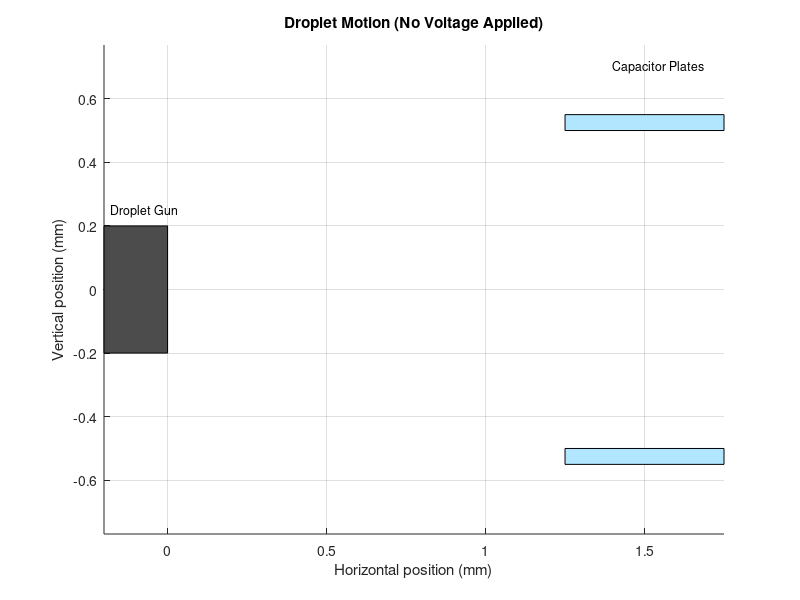

Reproduce this figure in MATLAB. (Note: this script raises an error after producing the figure.)
clc; clear; close all;

% --- Given parameters (SI) ---
Vx = 20;          % horizontal velocity (m/s)
Vy = 0;           % vertical velocity (m/s)
D = 3e-3;         % distance to paper (m)
Lcap = 0.5e-3;    % capacitor length (m)
gap = 1e-3;       % gap between plates (m)
x_cap_start = 1.25e-3; % capacitor starts 1.25 mm from droplet gun
x_cap_end = x_cap_start + Lcap;

% --- Simulation parameters ---
dt = 1e-6;        % time step (s) - smaller for smoother animation
t_end = D / Vx;   % total flight time (s)
t = 0:dt:t_end;

% --- Convert to mm for plotting ---
conv = 1e3;
x_cap_start_mm = x_cap_start * conv;
x_cap_end_mm = x_cap_end * conv;
D_mm = D * conv;
gap_mm = gap * conv;

% --- Figure setup ---
figure('Color','w');
hold on; grid on; axis equal;
xlabel('Horizontal position (mm)');
ylabel('Vertical position (mm)');
title('Droplet Motion (No Voltage Applied)');
set(gca,'XTick',0:0.5:3);

% --- Draw droplet gun (nozzle) in mm ---
gun_x = [-0.2 0 0 -0.2]; % mm
gun_y = [-0.2 -0.2 0.2 0.2]; % mm
fill(gun_x, gun_y, [0.3 0.3 0.3], 'EdgeColor','k');
text(-0.18, 0.25, 'Droplet Gun', 'FontSize', 9);
%{
% --- Draw capacitor plates (mm) ---
plate_thickness = 0.2; % mm
fill([x_cap_start_mm x_cap_end_mm x_cap_end_mm x_cap_start_mm], ...
     [ gap_mm/2 gap_mm/2 gap_mm/2 + plate_thickness gap_mm/2 + plate_thickness], ...
     [0.7 0.9 1], 'EdgeColor', 'k');
fill([x_cap_start_mm x_cap_end_mm x_cap_end_mm x_cap_start_mm], ...
     [ -gap_mm/2 -gap_mm/2 -gap_mm/2 - plate_thickness -gap_mm/2 - plate_thickness], ...
     [0.7 0.9 1], 'EdgeColor', 'k');
text((x_cap_start_mm + x_cap_end_mm)/2 - 0.1, gap_mm/2 + 0.6, 'Capacitor Plates', 'FontSize', 9);
%}

plate_top_y =  gap/2 * 1e3; % in mm
plate_bot_y = -gap/2 * 1e3;

fill([x_cap_start x_cap_end x_cap_end x_cap_start]*1e3, ...
     [plate_top_y plate_top_y plate_top_y+0.05 plate_top_y+0.05], ...
     [0.7 0.9 1], 'EdgeColor', 'k'); % top plate
fill([x_cap_start x_cap_end x_cap_end x_cap_start]*1e3, ...
     [plate_bot_y plate_bot_y plate_bot_y-0.05 plate_bot_y-0.05], ...
     [0.7 0.9 1], 'EdgeColor', 'k'); % bottom plate
text((x_cap_start+Lcap/2)*1e3 - 0.1, plate_top_y+0.2, 'Capacitor Plates', 'FontSize', 9);


% --- Draw paper target ---
xline(D_mm, '--k', 'Paper', 'LabelHorizontalAlignment','right','LabelVerticalAlignment','middle','FontSize',9);

% --- Axis limits ---
axis([-0.5 3.5 -2 2]);

% --- Initialize droplet (mm) ---
droplet = plot(0, 0, 'bo', 'MarkerFaceColor', 'b', 'MarkerSize', 6);

% --- Animate droplet motion ---
for i = 1:length(t)
    x = Vx * t(i); % m
    y = Vy * t(i); % m
    set(droplet, 'XData', x*conv, 'YData', y*conv);
    if mod(i,10)==0
        drawnow;
    end
end

% --- Display flight time ---
fprintf('Droplet reached the paper in %.3e s (%.3f ms)\n', t_end, t_end*1e3);
